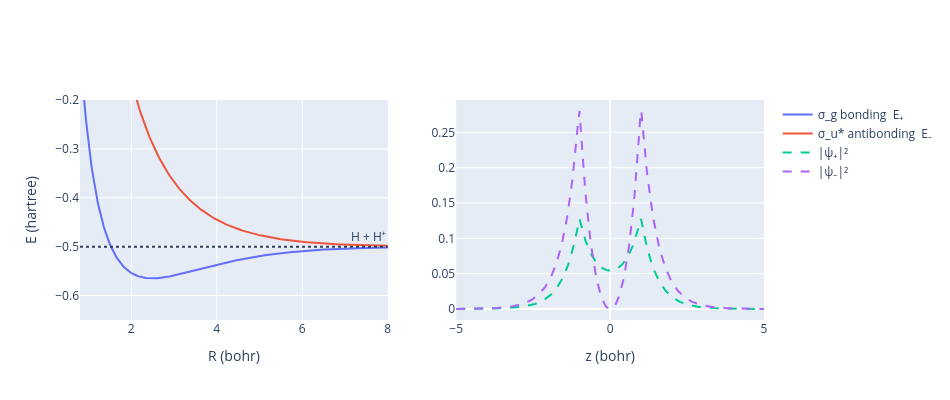

The cell this chart's notebook holds for it:
### Markdown cell above
### $H_2^+$: One Electron, Two Nuclei
The simplest molecule. Nuclei A and B separated by $R$, one electron:<br>
$\hat{H}_{el} = -\frac{1}{2}\nabla^2 - \frac{1}{r_A} - \frac{1}{r_B}, \qquad E(R) = E_{el}(R) + \frac{1}{R}$

**Linear Combination of Atomic Orbitals (LCAO)**. Near nucleus A the electron should look like a hydrogen 1s orbital on A, and likewise near B. So guess<br>
$\psi = c_A\,1s_A + c_B\,1s_B$

By symmetry $|c_A| = |c_B|$, leaving two possibilities:<br>
$\psi_\pm = \frac{1s_A \pm 1s_B}{\sqrt{2(1 \pm S)}}, \qquad S = \int 1s_A\,1s_B\,d\tau$

- $S$ is the **overlap integral**, 1 at $R = 0$ and 0 at $R \to \infty$
- $\psi_+$ (**bonding**, $\sigma_g$): the orbitals add. Electron density builds up between the nuclei, where it is attracted to both
- $\psi_-$ (**antibonding**, $\sigma_u^*$): the orbitals cancel on the midplane. A node between the nuclei pushes density outward

### Code cell
import numpy as np
import plotly.graph_objects as go
from plotly.subplots import make_subplots

E_1s = -0.5


def lcao_h2plus(R):
    """Bonding and antibonding energies of H2+ in the 1s LCAO approximation (hartree)."""
    S = np.exp(-R) * (1 + R + R**2 / 3)
    alpha = E_1s - (1 / R) * (1.0 - np.exp(-2 * R) * (1 + R))
    beta = (S * E_1s) - np.exp(-R) * (1 + R) 

    nuclear_repulsion = 1 / R
    ene_plus = (alpha + beta) / (1 + S) + nuclear_repulsion
    ene_minus = (alpha - beta) / (1 - S) + nuclear_repulsion
    return ene_plus, ene_minus, S


R = np.linspace(0.8, 8, 300)
E_plus, E_minus, S = lcao_h2plus(R)
i = E_plus.argmin()
print(f"LCAO: R_e = {R[i]:.2f} bohr, D_e = {(E_1s - E_plus[i]) * 27.211:.2f} eV   (exact: 2.00 bohr, 2.79 eV)")

# orbitals along the bond axis at R = 2
z = np.linspace(-5, 5, 400)
one_s = lambda z0: np.exp(-abs(z - z0)) / np.sqrt(np.pi)
S2 = lcao_h2plus(2.0)[2]
psi_plus = (one_s(-1) + one_s(1)) / np.sqrt(2 * (1 + S2))
psi_minus = (one_s(-1) - one_s(1)) / np.sqrt(2 * (1 - S2))

fig = make_subplots(rows=1, cols=2)
fig.add_scatter(x=R, y=E_plus, name='σ_g bonding  E₊', row=1, col=1)
fig.add_scatter(x=R, y=E_minus, name='σ_u* antibonding  E₋', row=1, col=1)
fig.add_hline(y=E_1s, line_dash='dot', annotation_text='H + H⁺', row=1, col=1)
fig.add_scatter(x=z, y=psi_plus**2, name='|ψ₊|²', line_dash='dash', row=1, col=2)
fig.add_scatter(x=z, y=psi_minus**2, name='|ψ₋|²', line_dash='dash', row=1, col=2)
fig.update_xaxes(title_text='R (bohr)', row=1, col=1)
fig.update_xaxes(title_text='z (bohr)', row=1, col=2)
fig.update_yaxes(title_text='E (hartree)', range=[-0.65, -0.2], row=1, col=1)
fig.update_layout(width=950, height=400)
fig.show()

### Figure 1 — Plotly figure (JSON) as saved in the notebook; plotly's stock layout.template omitted (floating-point values rounded to 4 significant figures; data arrays with more than 128 entries replaced by an {"elided": "..."} marker saying what was removed)
{"data": [{"name": "σ_g bonding  E₊", "type": "scatter", "x": {"elided": "300 float values"}, "xaxis": "x", "y": {"elided": "300 float values"}, "yaxis": "y"}, {"name": "σ_u* antibonding  E₋", "type": "scatter", "x": {"elided": "300 float values"}, "xaxis": "x", "y": {"elided": "300 float values"}, "yaxis": "y"}, {"line": {"dash": "dash"}, "name": "|ψ₊|²", "type": "scatter", "x": {"elided": "400 float values"}, "xaxis": "x2", "y": {"elided": "400 float values"}, "yaxis": "y2"}, {"line": {"dash": "dash"}, "name": "|ψ₋|²", "type": "scatter", "x": {"elided": "400 float values"}, "xaxis": "x2", "y": {"elided": "400 float values"}, "yaxis": "y2"}], "layout": {"annotations": [{"showarrow": false, "text": "H + H⁺", "x": 1, "xanchor": "right", "xref": "x domain", "y": -0.5, "yanchor": "bottom", "yref": "y"}], "height": 400, "shapes": [{"line": {"dash": "dot"}, "type": "line", "x0": 0, "x1": 1, "xref": "x domain", "y0": -0.5, "y1": -0.5, "yref": "y"}], "width": 950, "xaxis": {"anchor": "y", "domain": [0, 0.45], "title": {"text": "R (bohr)"}}, "xaxis2": {"anchor": "y2", "domain": [0.55, 1], "title": {"text": "z (bohr)"}}, "yaxis": {"anchor": "x", "domain": [0, 1], "range": [-0.65, -0.2], "title": {"text": "E (hartree)"}}, "yaxis2": {"anchor": "x2", "domain": [0, 1]}}}
